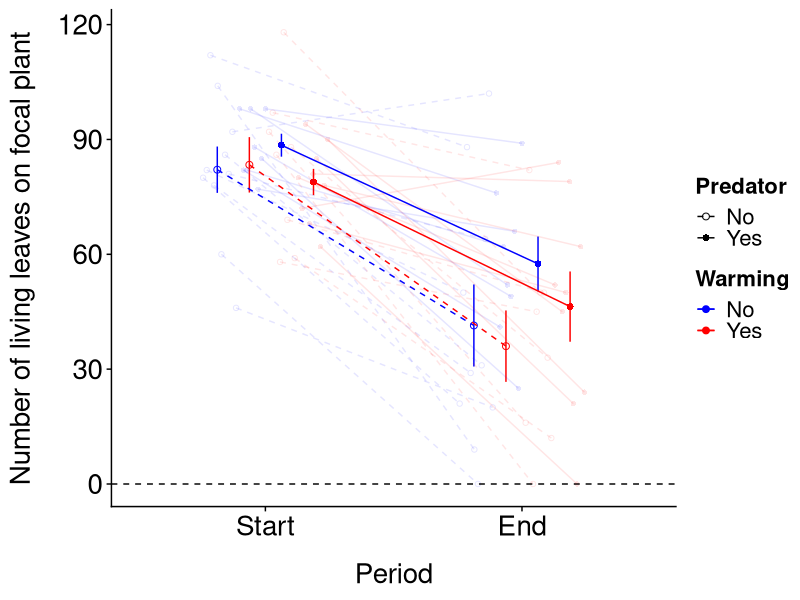
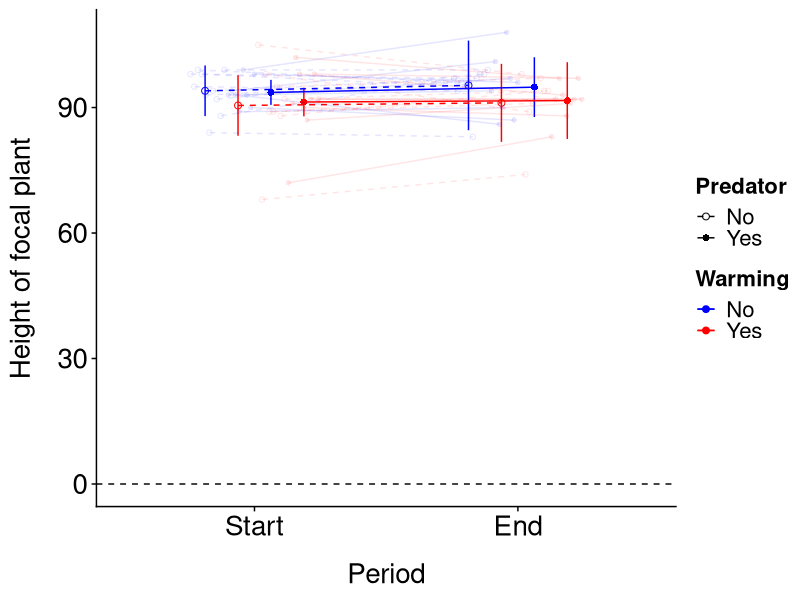

Generate these figures, in order, with R:
#### Plant data analysis ####

library(readxl)
library(ggplot2)
library(tidyverse)
library(cowplot)
library(car)
library(ggpubr)
library(rstatix)
library(lme4)
library(nlme)

# set up theme
theme_tess <- function () {
  theme_cowplot()+
    theme(axis.title.y = element_text(margin = margin(t = 0, r = 15, b = 0, l = 0)))+
    theme(axis.title.x = element_text(margin = margin(t = 15, r = 0, b = 0, l = 0)))+
    theme(axis.text.x=element_text(size=20))+
    theme(axis.text.y=element_text(size=20))+
    theme(axis.title.x=element_text(size=20))+
    theme(axis.title.y=element_text(size=20))+
    theme(plot.title = element_text(hjust = 0.5,size=30))+
    theme(legend.title = element_text(size = 18))+
    theme(legend.title=element_text(size=16,face="bold"))+
    theme(legend.text=element_text(size = 16))
}
theme_set(theme_tess())

# import data
df <- read_csv("Data/plant.csv") 
view(df)

# import aphid data to look at maximum populations
aphid_df <- read_csv("Data/aphid.csv")
aphid_df <- aphid_df[!is.na(aphid_df$focal_wingless),]
aphid_df <- aphid_df[!is.na(aphid_df$focal_winged),]

# find maximum number of aphids per cage and use this as a covariate in analysis of height; copy this column over to plant
aphid_df$total_aphids <- aphid_df$focal_winged + aphid_df$focal_wingless

aphid_max <- aphid_df %>% 
  group_by(cage) %>% 
  slice_max(total_aphids)
view(aphid_max)

aphid_max <- aphid_max %>% 
  select(total_aphids, cage)

df <- left_join(df, aphid_max, by = "cage")
view(df)

# change variables to appropriate category and drop NAs
df <- df %>% mutate(height = as.numeric(height))
df <- df %>% mutate(leaves = as.numeric(leaves))
df <- df[!is.na(df$height),]
df <- df[!is.na(df$leaves),]
df$period <- factor(df$period, levels=c("start", "end"))
df$warmingtreatment <- factor(df$warmingtreatment, levels=c("unwarmed", "warmed"))
df$predatortreatment <- factor(df$predatortreatment, levels=c("nopredator", "predator"))

df_means <- df %>%
  group_by(period, predatortreatment, warmingtreatment) %>%
  summarize(mean_leaves = mean(leaves, na.rm = TRUE), 
            n=n(), 
            sd = sd(leaves), 
            se = sd/sqrt(n),
            mean_height = mean(height, na.rm = TRUE),
            sd_height = sd(height),
            se_height = sd_height/sqrt(n))

# create figure showing number of leaves on plant

custom_labels <- c("Start", "End")

leavesfig <- ggplot(df_means,
                    aes(x = period,
                        y = mean_leaves,
                        color = warmingtreatment,
                        shape = predatortreatment)) +
  labs(x = "Period",
       y = "Number of living leaves on focal plant") +
  theme_tess() +
  scale_color_manual(name = "Warming",
                     labels = c("No", "Yes"),
                     values = c("blue", "red")) +
  scale_shape_manual(name = "Predator", 
                     labels = c("No", "Yes"),
                     values = c(1, 16)) +
  geom_point(aes(group = interaction(warmingtreatment, predatortreatment)),
             position = position_dodge(width = 0.5),
             size = 2) +
  geom_errorbar(aes(ymin = mean_leaves - se,
                    ymax = mean_leaves + se,
                    group = interaction(warmingtreatment, predatortreatment)),
                width = 0,
                position = position_dodge(width = 0.5)) +
  geom_point(data = df,
             aes(x = period,
                 y = leaves,
                 group = cage),
             position = position_dodge(width = 0.5),
             alpha = 1/10) +
  geom_hline(aes(yintercept = 0),
             linetype = "dashed") +
  geom_line(data = df,
            aes(x = period,
                y = leaves,
                group = cage,
                linetype = predatortreatment),
            alpha = 1/10,
            position = position_dodge(width = 0.5)) +
  scale_linetype_manual(name = "Predator",
                        labels = c("No", "Yes"),
                        values = c("dashed", "solid")) +
  scale_x_discrete(labels = custom_labels) +
  geom_line(data = df_means,
            aes(x = period,
                y = mean_leaves,
                linetype = predatortreatment,
                group = interaction(warmingtreatment, predatortreatment)),
            position = position_dodge(width = 0.5))

leavesfig

# height figure
heightfig <- ggplot(df_means,
                    aes(x = period,
                        y = mean_height,
                        color = warmingtreatment,
                        shape = predatortreatment)) +
  labs(x = "Period",
       y = "Height of focal plant") +
  theme_tess() +
  scale_color_manual(name = "Warming",
                     labels = c("No", "Yes"),
                     values = c("blue", "red")) +
  scale_shape_manual(name = "Predator", 
                     labels = c("No", "Yes"),
                     values = c(1, 16)) +
  geom_point(aes(group = interaction(warmingtreatment, predatortreatment)),
             position = position_dodge(width = 0.5),
             size = 2) +
  geom_errorbar(aes(ymin = mean_height - se,
                    ymax = mean_height + se,
                    group = interaction(warmingtreatment, predatortreatment)),
                width = 0,
                position = position_dodge(width = 0.5)) +
  geom_point(data = df,
             aes(x = period,
                 y = height,
                 group = cage),
             position = position_dodge(width = 0.5),
             alpha = 1/10) +
  geom_hline(aes(yintercept = 0),
             linetype = "dashed") +
  geom_line(data = df,
            aes(x = period,
                y = height,
                group = cage,
                linetype = predatortreatment),
            alpha = 1/10,
            position = position_dodge(width = 0.5)) +
  scale_linetype_manual(name = "Predator",
                        labels = c("No", "Yes"),
                        values = c("dashed", "solid")) +
  scale_x_discrete(labels = custom_labels) +
  geom_line(data = df_means,
            aes(x = period,
                y = mean_height,
                linetype = predatortreatment,
                group = interaction(warmingtreatment, predatortreatment)),
            position = position_dodge(width = 0.5))

heightfig

# summary stats for leaves
df %>%
  group_by(warmingtreatment, predatortreatment, period) %>% 
  summarize(mean(leaves))

# look at general outliers
df %>%
  group_by(period) %>%
  identify_outliers(leaves)

# run 3 way repeated measures anova for plant leaves including max aphids reached in cage
model <- lmer(leaves ~ warmingtreatment * predatortreatment * period * total_aphids + (1 | cage), data = df)

Anova(model)

# run 3 way repeated measures anova for plant height including max aphids reached in cage
model <- lmer(height ~ warmingtreatment * predatortreatment * period * total_aphids+ (1 | cage), data = df)
Anova(model)
# no significant effects of anything on plant height
